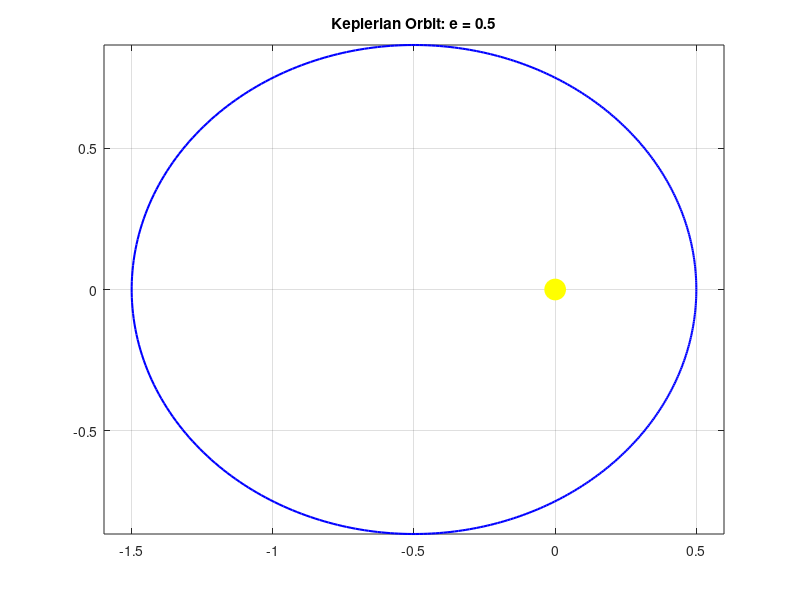

Source code (MATLAB): (Note: this script raises an error after producing the figure.)
% 03_orbital_mechanics.m
% UniLab Aerospace Engineering: Orbital Mechanics & N-Body Systems

clear all;
clc;

disp('🚀 UniLab Aerospace & Orbital Mechanics');
disp('=======================================');

%% 1. Keplerian Orbit (Satellite Dynamics)
disp('--- 1. Satellite Orbit (Elliptical) ---');
a_axis = 1.0; e_ecc = 0.5; 
theta_vec = linspace(0, 2*pi, 500);
r_orbit = a_axis * (1.0 - e_ecc^2) ./ (1.0 + e_ecc * cos(theta_vec));
x_orbit = r_orbit .* cos(theta_vec);
y_orbit = r_orbit .* sin(theta_vec);

figure;
plot(x_orbit, y_orbit, 'b-', 'LineWidth', 1.5); hold on;
plot(0, 0, 'yo', 'MarkerSize', 15, 'MarkerFaceColor', 'y'); % Central Body
title('Keplerian Orbit: e = 0.5');
axis equal; grid on;
hold off;

%% 2. Restricted 3-Body Problem (Lagrangian Points)
disp(' ');
disp('--- 2. Restricted 3-Body Problem ---');

function s_nxt = cr3bp_step(s_cur, p_par)
    s_nxt = s_cur;
    dt_step = 0.01;
    mu_val = p_par.mu; mu1 = 1.0 - mu_val;
    x_p = s_cur.pos(1); y_p = s_cur.pos(2);
    vx_v = s_cur.vel(1); vy_v = s_cur.vel(2);
    
    r1_d = sqrt((x_p + mu_val)^2 + y_p^2);
    r2_d = sqrt((x_p - mu1)^2 + y_p^2);
    
    ax_a = x_p + 2.0*vy_v - mu1*(x_p + mu_val)/r1_d^3 - mu_val*(x_p - mu1)/r2_d^3;
    ay_a = y_p - 2.0*vx_v - mu1*y_p/r1_d^3 - mu_val*y_p/r2_d^3;
    
    s_nxt.vel = s_cur.vel + [ax_a, ay_a] * dt_step;
    s_nxt.pos = s_cur.pos + s_nxt.vel * dt_step;
    s_nxt.h = [s_cur.h; s_nxt.pos];
    if size(s_nxt.h, 1) > 1000, s_nxt.h = s_nxt.h(end-999:end, :); end
end

function cr3bp_draw(ax_o, s_d)
    plot(ax_o, s_d.h(:, 1), s_d.h(:, 2), 'b-'); hold(ax_o, 'on');
    plot(ax_o, -0.012, 0, 'ko', 'MarkerSize', 10, 'MarkerFaceColor', 'k'); 
    plot(ax_o, 0.988, 0, 'go', 'MarkerSize', 5, 'MarkerFaceColor', 'g');  
    title(ax_o, 'Restricted 3-Body Problem');
    axis(ax_o, 'equal'); grid(ax_o, 'on'); hold(ax_o, 'off');
end

mu_r = 0.012277471;
st = struct('pos', [0.5, 0.5], 'vel', [-0.5, 0.5], 'h', []);
simulate('algorithm', 'step', @cr3bp_step, 'draw', @cr3bp_draw, 'state', st, 'mu', mu_r);

%% 3. Advanced N-Body Gravity
disp(' ');
disp('--- 3. Multi-Body Gravitational Cluster ---');
simulate('nbody', 'G', 2.0, 'time', [0, 20]);

disp('Orbital Mechanics Session Complete.');
